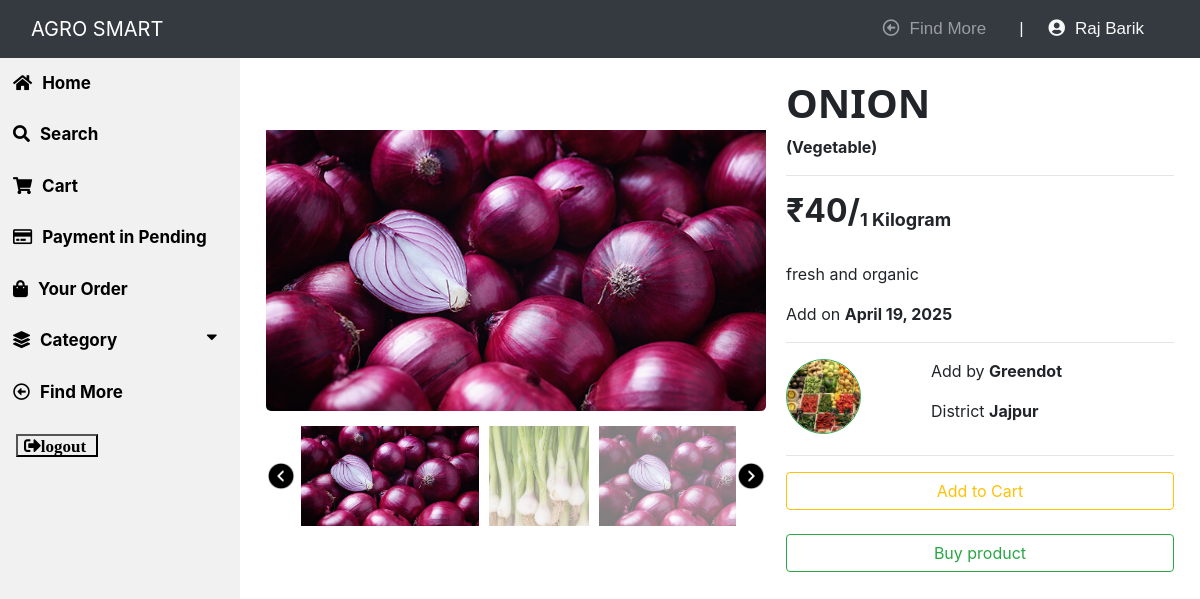
Page /4/view_product_visitor (signed in) on the committed database.
### app/models.py (models this page shows, shortened)
class Visitor(models.Model):
    user = models.OneToOneField(User, on_delete=models.CASCADE)
    joindate = models.DateField(auto_now_add=True)
    email = models.EmailField(unique=True)
    gender = models.CharField(max_length=20)
    district = models.ForeignKey(District, on_delete=models.CASCADE)
    status = models.BooleanField(default=False)
    @property
    def get_name(self):
        return self.user.first_name+" "+self.user.last_name

class Product(models.Model):
    product_name = models.CharField(max_length=30)
    describe = models.CharField(max_length=1000)
    joindate = models.DateField(auto_now_add=True)
    image_1 = models.ImageField(upload_to='product image/')
    image_2 = models.ImageField(upload_to='product image/')
    image_3 = models.ImageField(upload_to='product image/')
    image_4 = models.ImageField(upload_to='product image/')
    seller = models.ForeignKey(Seller, on_delete=models.CASCADE)
    category = models.CharField(max_length=30)
    price = models.IntegerField()
    price_per_quantity = models.CharField(max_length=20)
    status = models.BooleanField(default=False)
    stock = models.BooleanField(default=True)
    activity = models.BooleanField(default=True)

class Seller(models.Model):
    user = models.OneToOneField(User, on_delete=models.CASCADE)
    joindate = models.DateField(auto_now_add=True)
    garden = models.CharField(max_length=50, unique=True)
    logo = models.ImageField(upload_to='seller logo/')
    email = models.EmailField()
    describe = models.CharField(max_length=1000)
    address = models.CharField(max_length=500)
    gender = models.CharField(max_length=20)
    district = models.ForeignKey(District, on_delete=models.CASCADE)
    status = models.BooleanField(default=False)

class District(models.Model):
    name = models.CharField(max_length=40)
    def __str__(self):
        return self.name

### app/views.py (the view)
# urls.py: path('<int:id>/view_product_visitor',view_product_visitor, name='view_product_visitor'),
@login_required(login_url='visitor_login')
@user_passes_test(is_visitor)
def view_product_visitor(request, id):
    visitor = request.user.visitor
    products = Product.objects.all().get(id=id)
    cart = Cart.objects.all().filter(visitor=visitor).first()
    return render(request, 'visitor/view_product_visitor.html',{'products':products,'cart':cart})

### app/views.py (called while the page is built)
def is_visitor(user):
    return user.groups.filter(name='VISITOR').exists()

### app/templates/visitor/view_product_visitor.html (shortened to what this page needs)
{% extends "visitor/visitor_market_home.html" %}
{% block content %}
{% load static %}
{% load crispy_forms_tags %}
    <div class="content">
      <div class="content-wrapper">
          <div class="column">
            <img id="featured" src="{{products.image_1.url}}" >
            <div id="slide-wrapper">
              <img id="slideLeft" class="arrow" src="{% static 'image/leftarrow.png' %}" >
              <div id="slider">
                <img class="thumbnail active" src="{{products.image_1.url}}" >
                <img class="thumbnail" src="{{products.image_2.url}}" >
                <img class="thumbnail" src="{{products.image_3.url}}" >
              </div>
              <img id="slideRight" class="arrow" src="{% static 'image/rightarrow.png' %}" >
            </div>
          </div>
          <div class="column">
            <h1 style="text-transform: uppercase; font-family: 'Segoe UI', Tahoma, Geneva, Verdana, sans-serif; text-align: left;"><b>{{products.product_name}}</b></h1><p><b>({{products.category}})</b></p><hr>
            <h2><b>₹{{products.price}}/<sub style="font-size: 18px;">{{products.price_per_quantity}}</sub></b></h2><br>
            <p>{{products.describe}}</p>
            <p>Add on <b>{{products.joindate}}</b></p><hr>
            <div class="media">
              <img class="rounded-circle border border-success" src="{{products.seller.logo.url}}" alt="Garden Logo" style="object-fit: cover; width: 75px; height: 75px;">
              <div class="media-body">
                <p style="padding-left: 70px;">Add by <b><a>{{products.seller.garden}}</b></p>
                <p style="padding-left: 70px;">District <b>{{products.seller.district}}</b></p>
              </div>
            </div><hr>
            {% if cart.product.id is not products.id %}<a type="button" class="btn btn-outline-warning" href="{% url 'add_cart'  products.id %}" style="width: 100%;">Add to Cart</a><br><br>{% endif %}
            {% if products.stock is True %}<a type="button" class="btn btn-outline-success" href="{% url 'visitor_order'  products.id %}" style="width: 100%;">Buy product</a><br>{% endif %}
          </div>
      </div>
    </div>
{% endblock %}

### app/templates/visitor/visitor_market_home.html (shortened to what this page needs)
{% load crispy_forms_tags %}
<html>
    <head>
        <link rel="stylesheet" href="https://use.fontawesome.com/releases/v5.7.0/css/all.css">
        <link rel="stylesheet" href="https://maxcdn.bootstrapcdn.com/bootstrap/4.0.0/css/bootstrap.min.css">
        {% load static %}
        <link rel="stylesheet" type="text/css" href="{% static 'visitor/visitor_market_home.css' %}">
    </head>
    <body>
    <nav class="navbar navbar-dark navbar-expand-md sticky-top bg-dark">
        <div class="container-fluid"><a class="navbar-brand text-center" href="#" style="margin: 0px 0px;">AGRO SMART</a>
            <div class="collapse navbar-collapse" id="navcol-1">
                <ul class="nav navbar-nav text-light ml-auto">
                    <li class="nav-item" role="presentation"><a class="nav-link" href="{% url 'visitor_home' %}"><i class="far fa-arrow-alt-circle-left"></i>Find More</a></li>
                    <li class="nav-item" role="presentation"><a class="bar">|</a></li>
                    <li class="nav-item" role="presentation"><a class="user"><i class="fas fa-user-circle"></i>{{user.visitor.get_name}}</a></li>
                </ul>
            </div>
        </div>
    </nav>
    <div class="sidebar">
        <a href="{% url 'visitor_market_home' %}"><i class="fas fa-home"></i>Home</a>
        <a href="{% url 'search' %}"><i class="fas fa-search"></i>Search</a>
        <a href="{% url 'cart' %}"><i class="fas fa-shopping-cart"></i>Cart</a>
        <a href="{% url 'pending_order' %}"><i class="far fa-credit-card" style="padding-right: 10px;"></i>Payment in Pending</a>
        <a href="{% url 'your_order' %}"><i class="fas fa-shopping-bag"></i>Your Order</a>
        <button class="dropdown-btn"><i class="fas fa-layer-group"></i>Category<i class="fas fa-caret-down"></i></button>
        <a href="{% url 'visitor_home' %}"><i class="far fa-arrow-alt-circle-left"></i>Find More</a>
        <div class="logout">
            <form method="post" action="{% url 'logout' %}">
                <button class="fas fa-sign-out-alt"  type="submit">logout</button>
            </form>
        </div>
    </div>
    {% block content %}{% endblock %}
    </body>
</html>

### app/static/visitor/visitor_market_home.css (style rules this page uses)
.sidebar { margin: 0; padding: 0; width: 20%; background-color:#f1f1f1; position: fixed; height: 93%; overflow: auto; }
.sidebar a, .dropdown-btn, .dropdown-container a { display: block; color: black; padding: 13px; font-size: 17px; font-weight: bold; text-decoration: none; border: none; background: none; width:100%; text-align: left; cursor: pointer; outline: none; }
.logout { display: block; color: black; padding: 16px; font-size: 17px; font-weight: bold; text-decoration: none; }
div.content { padding: 1px 16px; height: auto; width: 80%; float: right; }
.fa-caret-down { float: right; padding-right: 8px; }
.fas { padding-right: 10px; }
.far { padding-right: 10px; }
.nav-item { font-size: 17px; font-family:'Lucida Sans', 'Lucida Sans Regular', 'Lucida Grande', 'Lucida Sans Unicode', Geneva, Verdana, sans-serif; padding-right: 25px; }
div.content h1 { text-align: center; padding-top: 10px; font-family: 'Lucida Sans', 'Lucida Sans Regular', 'Lucida Grande', 'Lucida Sans Unicode', Geneva, Verdana, sans-serif; }
ul { list-style-type: none; list-style: none; align-items: center; }

### app/templates/visitor/view_product_visitor.html (style rules this page uses)
.content-wrapper { display: flex; justify-content: center; align-items: center; }
.column { width: 600px; padding: 10px; }
#featured { max-width: 500px; max-height: 600px; object-fit: cover; cursor: pointer; border-radius: 5px; padding-top: 20px; }
.thumbnail { object-fit: cover; max-width: 180px; max-height: 100px; cursor: pointer; opacity: 0.5; margin: 5px; }
.active { opacity: 1; }
#slide-wrapper { max-width: 500px; display: flex; min-height: 100px; align-items: center; padding-top: 10px; }
#slider { width: 440px; display: flex; flex-wrap: nowrap; overflow-x: hidden; }
.arrow { width: 30px; height: 30px; cursor: pointer; transition: .3s; }

### rows in the picture
Product: image_1 (picture), image_2 (picture), image_3 (picture), product_name "ONION", category "Vegetable", price "40", price_per_quantity "1 Kilogram", describe "fresh and organic", joindate "April 19, 2025", seller.logo (picture), seller.garden "Greendot", seller.district "Jajpur"

### other values in the picture
{{ user.visitor.get_name }} "Raj Barik"
